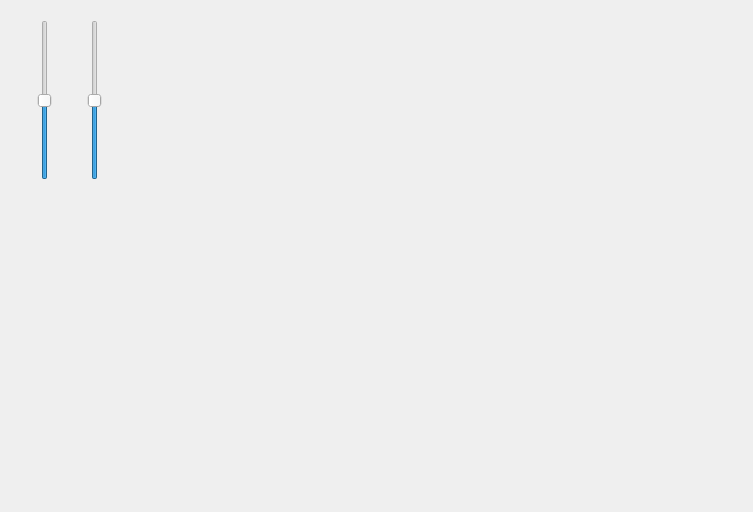
<?xml version="1.0" encoding="UTF-8"?>
<ui version="4.0">
 <class>Form</class>
 <widget class="QWidget" name="Form">
  <property name="geometry">
   <rect>
    <x>0</x>
    <y>0</y>
    <width>753</width>
    <height>512</height>
   </rect>
  </property>
  <property name="windowTitle">
   <string>Form</string>
  </property>
  <widget class="QSlider" name="target_pos">
   <property name="geometry">
    <rect>
     <x>30</x>
     <y>20</y>
     <width>29</width>
     <height>160</height>
    </rect>
   </property>
   <property name="minimum">
    <number>-100</number>
   </property>
   <property name="maximum">
    <number>100</number>
   </property>
   <property name="singleStep">
    <number>9</number>
   </property>
   <property name="orientation">
    <enum>Qt::Vertical</enum>
   </property>
  </widget>
  <widget class="QSlider" name="target_force">
   <property name="geometry">
    <rect>
     <x>80</x>
     <y>20</y>
     <width>29</width>
     <height>160</height>
    </rect>
   </property>
   <property name="minimum">
    <number>-100</number>
   </property>
   <property name="maximum">
    <number>100</number>
   </property>
   <property name="singleStep">
    <number>9</number>
   </property>
   <property name="orientation">
    <enum>Qt::Vertical</enum>
   </property>
  </widget>
 </widget>
 <resources/>
 <connections/>
</ui>
